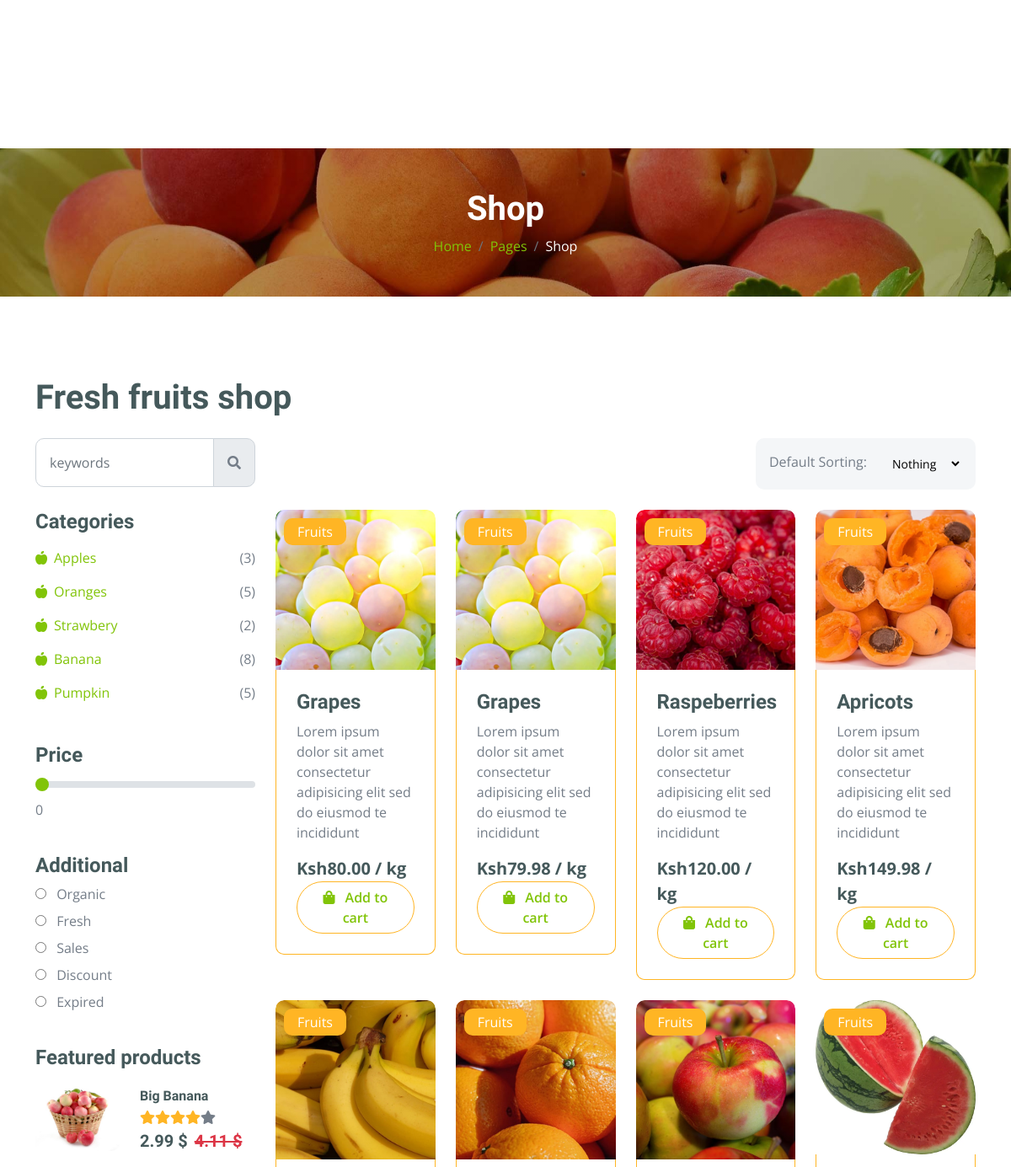
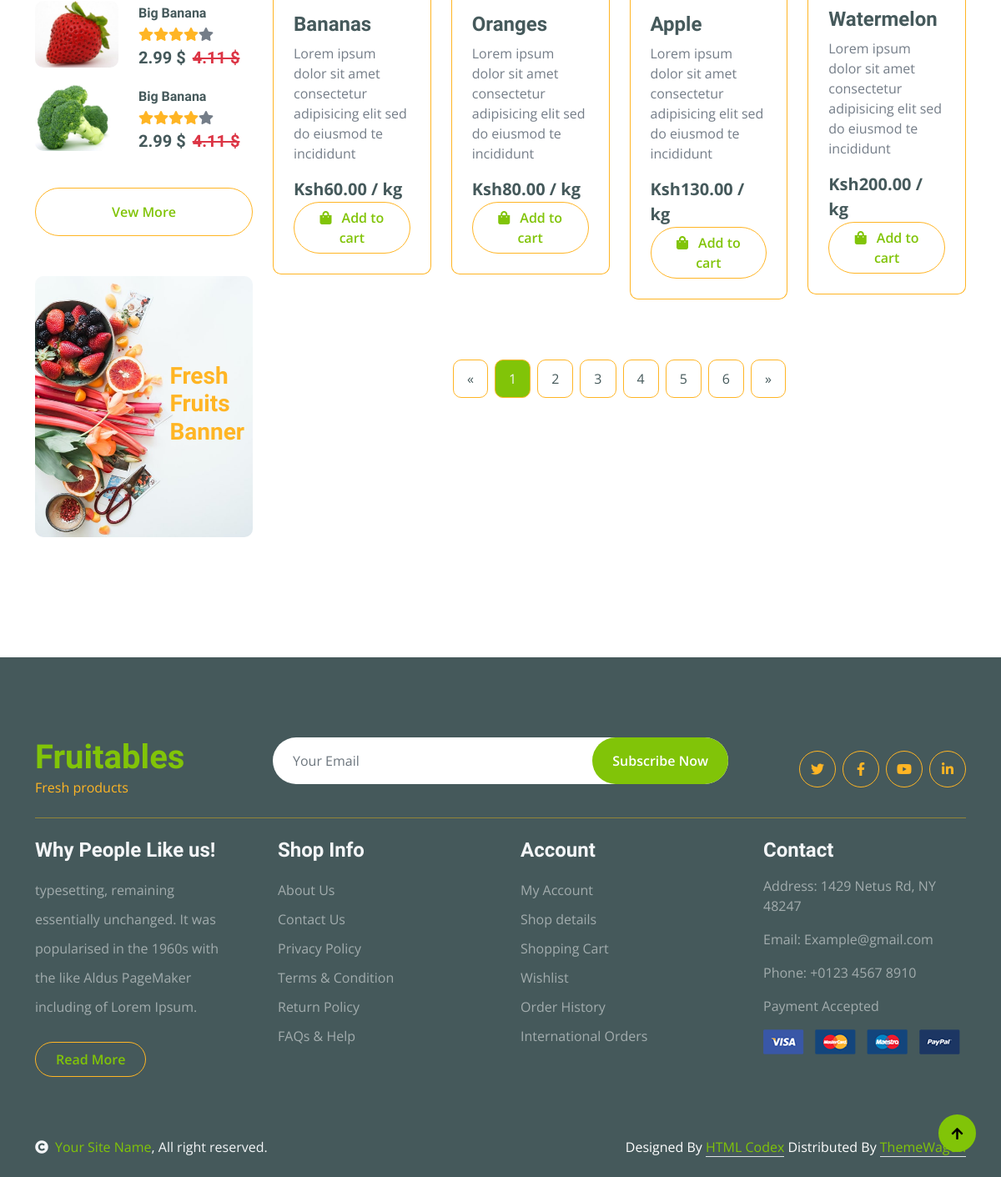
Page /shop on the committed database (2 pictures, top to bottom).
### grocery/models.py (models this page shows, shortened)
class Fruit(models.Model):
    name = models.CharField(blank=False, max_length=100)
    text = models.TextField(blank=False, default='text')
    price = models.DecimalField(max_digits=6, decimal_places=2, )
    category = models.CharField(blank=True, max_length=30)
    image = models.ImageField(upload_to='fruits')

### grocery/views.py (the view)
# urls.py: path('shop', views.shop, name="shop"),
def shop(request):
    fruit = Fruit.objects.all()
    context = {
        'nav':'shop',
        'fruit':fruit,
        }
    return render(request, 'shop.html', context)

### grocery/templates/shop.html (shortened to what this page needs)
{% extends 'master.html' %}
{% load static %}
{% block main %}
        <div class="container-fluid page-header py-5">
            <h1 class="text-center text-white display-6">Shop</h1>
            <ol class="breadcrumb justify-content-center mb-0">
                <li class="breadcrumb-item"><a href="#">Home</a></li>
                <li class="breadcrumb-item"><a href="#">Pages</a></li>
                <li class="breadcrumb-item active text-white">Shop</li>
            </ol>
        </div>
        <div class="container-fluid fruite py-5">
            <div class="container py-5">
                <h1 class="mb-4">Fresh fruits shop</h1>
                <div class="row g-4">
                    <div class="col-lg-12">
                        <div class="row g-4">
                            <div class="col-xl-3">
                                <div class="input-group w-100 mx-auto d-flex">
                                    <input type="search" class="form-control p-3" placeholder="keywords" aria-describedby="search-icon-1">
                                    <span id="search-icon-1" class="input-group-text p-3"><i class="fa fa-search"></i></span>
                                </div>
                            </div>
                            <div class="col-6"></div>
                            <div class="col-xl-3">
                                <div class="bg-light ps-3 py-3 rounded d-flex justify-content-between mb-4">
                                    <label for="fruits">Default Sorting:</label>
                                    <select id="fruits" name="fruitlist" class="border-0 form-select-sm bg-light me-3" form="fruitform">
                                        <option value="volvo">Nothing</option>
                                    </select>
                                </div>
                            </div>
                        </div>
                        <div class="row g-4">
                            <div class="col-lg-3">
                                <div class="row g-4">
                                    <div class="col-lg-12">
                                        <div class="mb-3">
                                            <h4>Categories</h4>
                                            <ul class="list-unstyled fruite-categorie">
                                                <li>
                                                    <div class="d-flex justify-content-between fruite-name">
                                                        <a href="#"><i class="fas fa-apple-alt me-2"></i>Apples</a>
                                                        <span>(3)</span>
                                                    </div>
                                                </li>
                                                <li>
                                                    <div class="d-flex justify-content-between fruite-name">
                                                        <a href="#"><i class="fas fa-apple-alt me-2"></i>Oranges</a>
                                                        <span>(5)</span>
                                                    </div>
                                                </li>
                                                <li>
                                                    <div class="d-flex justify-content-between fruite-name">
                                                        <a href="#"><i class="fas fa-apple-alt me-2"></i>Strawbery</a>
                                                        <span>(2)</span>
                                                    </div>
                                                </li>
                                                <li>
                                                    <div class="d-flex justify-content-between fruite-name">
                                                        <a href="#"><i class="fas fa-apple-alt me-2"></i>Banana</a>
                                                        <span>(8)</span>
                                                    </div>
                                                </li>
                                                <li>
                                                    <div class="d-flex justify-content-between fruite-name">
                                                        <a href="#"><i class="fas fa-apple-alt me-2"></i>Pumpkin</a>
                                                        <span>(5)</span>
                                                    </div>
                                                </li>
                                            </ul>
                                        </div>
                                    </div>
                                    <div class="col-lg-12">
                                        <div class="mb-3">
                                            <h4 class="mb-2">Price</h4>
                                            <input type="range" class="form-range w-100" id="rangeInput" name="rangeInput" min="0" max="500" value="0" oninput="amount.value=rangeInput.value">
                                            <output id="amount" name="amount" min-velue="0" max-value="500" for="rangeInput">0</output>
                                        </div>
                                    </div>
                                    <div class="col-lg-12">
                                        <div class="mb-3">
                                            <h4>Additional</h4>
                                            <div class="mb-2">
                                                <input type="radio" class="me-2" id="Categories-1" name="Categories-1" value="Beverages">
                                                <label for="Categories-1"> Organic</label>
                                            </div>
                                            <div class="mb-2">
                                                <input type="radio" class="me-2" id="Categories-2" name="Categories-1" value="Beverages">
                                                <label for="Categories-2"> Fresh</label>
                                            </div>
                                            <div class="mb-2">
                                                <input type="radio" class="me-2" id="Categories-3" name="Categories-1" value="Beverages">
                                                <label for="Categories-3"> Sales</label>
                                            </div>
                                            <div class="mb-2">
                                                <input type="radio" class="me-2" id="Categories-4" name="Categories-1" value="Beverages">
                                                <label for="Categories-4"> Discount</label>
                                            </div>
                                            <div class="mb-2">
                                                <input type="radio" class="me-2" id="Categories-5" name="Categories-1" value="Beverages">
                                                <label for="Categories-5"> Expired</label>
                                            </div>
                                        </div>
                                    </div>
                                    <div class="col-lg-12">
                                        <h4 class="mb-3">Featured products</h4>
                                        <div class="d-flex align-items-center justify-content-start">
                                            <div class="rounded me-4" style="width: 100px; height: 100px;">
                                                <img src="img/featur-1.jpg" class="img-fluid rounded" alt="">
                                            </div>
                                            <div>
                                                <h6 class="mb-2">Big Banana</h6>
                                                <div class="d-flex mb-2">
                                                    <i class="fa fa-star text-secondary"></i>
                                                    <i class="fa fa-star text-secondary"></i>
                                                    <i class="fa fa-star text-secondary"></i>
                                                    <i class="fa fa-star text-secondary"></i>
                                                    <i class="fa fa-star"></i>
                                                </div>
                                                <div class="d-flex mb-2">
                                                    <h5 class="fw-bold me-2">2.99 $</h5>
                                                    <h5 class="text-danger text-decoration-line-through">4.11 $</h5>
                                                </div>
                                            </div>
                                        </div>
                                        <div class="d-flex align-items-center justify-content-start">
                                            <div class="rounded me-4" style="width: 100px; height: 100px;">
                                                <img src="img/featur-2.jpg" class="img-fluid rounded" alt="">
                                            </div>
                                            <div>
                                                <h6 class="mb-2">Big Banana</h6>
                                                <div class="d-flex mb-2">
                                                    <i class="fa fa-star text-secondary"></i>
                                                    <i class="fa fa-star text-secondary"></i>
                                                    <i class="fa fa-star text-secondary"></i>
                                                    <i class="fa fa-star text-secondary"></i>
                                                    <i class="fa fa-star"></i>
                                                </div>
                                                <div class="d-flex mb-2">
                                                    <h5 class="fw-bold me-2">2.99 $</h5>
                                                    <h5 class="text-danger text-decoration-line-through">4.11 $</h5>
                                                </div>
                                            </div>
                                        </div>
                                        <div class="d-flex align-items-center justify-content-start">
                                            <div class="rounded me-4" style="width: 100px; height: 100px;">
                                                <img src="img/featur-3.jpg" class="img-fluid rounded" alt="">
                                            </div>
                                            <div>
                                                <h6 class="mb-2">Big Banana</h6>
                                                <div class="d-flex mb-2">
                                                    <i class="fa fa-star text-secondary"></i>
                                                    <i class="fa fa-star text-secondary"></i>
                                                    <i class="fa fa-star text-secondary"></i>
                                                    <i class="fa fa-star text-secondary"></i>
                                                    <i class="fa fa-star"></i>
                                                </div>
                                                <div class="d-flex mb-2">
                                                    <h5 class="fw-bold me-2">2.99 $</h5>
                                                    <h5 class="text-danger text-decoration-line-through">4.11 $</h5>
                                                </div>
                                            </div>
                                        </div>
                                        <div class="d-flex justify-content-center my-4">
                                            <a href="#" class="btn border border-secondary px-4 py-3 rounded-pill text-primary w-100">Vew More</a>
                                        </div>
                                    </div>
                                    <div class="col-lg-12">
                                        <div class="position-relative">
                                            <img src="img/banner-fruits.jpg" class="img-fluid w-100 rounded" alt="">
                                            <div class="position-absolute" style="top: 50%; right: 10px; transform: translateY(-50%);">
                                                <h3 class="text-secondary fw-bold">Fresh <br> Fruits <br> Banner</h3>
                                            </div>
                                        </div>
                                    </div>
                                </div>
                            </div>
                            <div class="col-lg-9">
                                <div class="row g-4 justify-content-center">
                                    {% for x in fruit %}
                                        <div class="col-md-6 col-lg-4 col-xl-3">
                                            <div class="rounded position-relative fruite-item">
                                                <div class="fruite-img">
                                                    <img src="media/{{ x.image }}" class="img-fluid w-100 rounded-top" alt="">
                                                </div>
                                                <div class="text-white bg-secondary px-3 py-1 rounded position-absolute" style="top: 10px; left: 10px;">{{ x.category }}</div>
                                                <div class="p-4 border border-secondary border-top-0 rounded-bottom">
                                                    <h4>{{ x.name }}</h4>
                                                    <p>{{ x.text }}</p>
                                                    <div class="d-flex justify-content-between flex-lg-wrap">
                                                        <p class="text-dark fs-5 fw-bold mb-0">Ksh{{ x.price }} / kg</p>
                                                        <a href="#" class="btn border border-secondary rounded-pill px-3 text-primary"><i class="fa fa-shopping-bag me-2 text-primary"></i> Add to cart</a>
                                                    </div>
                                                </div>
                                            </div>
                                        </div>
                                        {% endfor %}
                                    <div class="col-12">
                                        <div class="pagination d-flex justify-content-center mt-5">
                                            <a href="#" class="rounded">&laquo;</a>
                                            <a href="#" class="active rounded">1</a>
                                            <a href="#" class="rounded">2</a>
                                            <a href="#" class="rounded">3</a>
                                            <a href="#" class="rounded">4</a>
                                            <a href="#" class="rounded">5</a>
                                            <a href="#" class="rounded">6</a>
                                            <a href="#" class="rounded">&raquo;</a>
                                        </div>
                                    </div>
                                </div>
                            </div>
                        </div>
                    </div>
                </div>
            </div>
        </div>
{% endblock %}

### rows in the picture
Fruit: image (picture), category "Fruits", name "Grapes", text "Lorem ipsum dolor sit amet consectetur adipisicing elit sed do eiusmod te incididunt", price "80.00"
Fruit: image (picture), category "Fruits", name "Grapes", text "Lorem ipsum dolor sit amet consectetur adipisicing elit sed do eiusmod te incididunt", price "79.98"
Fruit: image (picture), category "Fruits", name "Raspeberries", text "Lorem ipsum dolor sit amet consectetur adipisicing elit sed do eiusmod te incididunt", price "120.00"
Fruit: image (picture), category "Fruits", name "Apricots", text "Lorem ipsum dolor sit amet consectetur adipisicing elit sed do eiusmod te incididunt", price "149.98"
Fruit: image (picture), category "Fruits", name "Bananas", text "Lorem ipsum dolor sit amet consectetur adipisicing elit sed do eiusmod te incididunt", price "60.00"
Fruit: image (picture), category "Fruits", name "Oranges", text "Lorem ipsum dolor sit amet consectetur adipisicing elit sed do eiusmod te incididunt", price "80.00"
Fruit: image (picture), category "Fruits", name "Apple", text "Lorem ipsum dolor sit amet consectetur adipisicing elit sed do eiusmod te incididunt", price "130.00"
Fruit: image (picture), category "Fruits", name "Watermelon", text "Lorem ipsum dolor sit amet consectetur adipisicing elit sed do eiusmod te incididunt", price "200.00"
